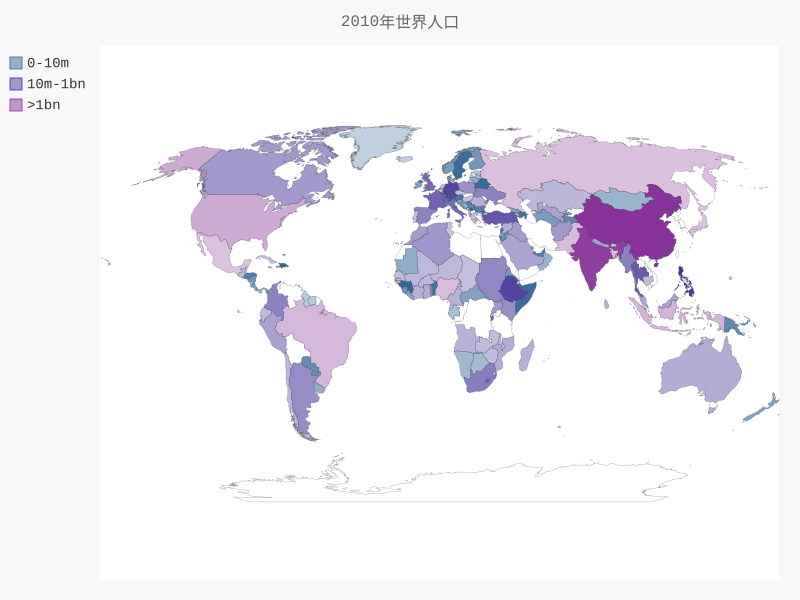

Reproduce this figure in Python.
from country_code import get_country_code
import json
import pygal
#引入地图的一种基色
from pygal.style import RotateStyle
from pygal.style import LightColorizedStyle


def get_world_person():
    file_name = "population_data.json"
    try:
        with open(file_name) as obj:
            data = json.load(obj)
    except FileNotFoundError:
        print("文件不存在")
        return None
    else:
        cc_populations = {}
        for pop in data:
            if pop['Year'] == '2010':
                country_name = pop['Country Name']
                country_code = get_country_code(country_name)
                country_pop = int(float(pop['Value']))
                if country_code:
                    cc_populations[country_code] = country_pop
                else:
                     print("Error - " + country_name)

        return cc_populations


def draw_population_map():
    #拿到人口数据
    pop_data = get_world_person()
    #根据人口数量将所有的国家分成三个等级
    cc_pop1,cc_pop2,cc_pop3 = {},{},{}
    for cc,pop in pop_data.items():
        print(pop)
        if int(pop) < 10000000:
            cc_pop1[cc] = pop
        elif pop < 100000000:
            cc_pop2[cc] = pop
        else:
            cc_pop3[cc] = pop

    #给地图添加一个基色
    wy_style = RotateStyle('#336699',base_style=LightColorizedStyle)
    wm = pygal.maps.world.World(style=wy_style)
    wm.title = "2010年世界人口"
    wm.add('0-10m',cc_pop1)
    wm.add('10m-1bn',cc_pop2)
    wm.add('>1bn',cc_pop3)
    wm.render_to_file('world_population.svg')


draw_population_map()
